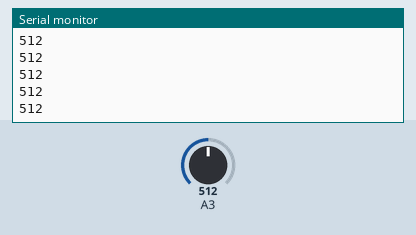
Bench run of a sketch on a simulated Arduino Uno, built with avr-gcc and run on an emulated ATmega328P. On the bench: the last lines printed to the serial monitor. The test bench sets the inputs (shaded band); at power-on: A3 = 512.

Above: at 0.8 s.
0.9 s: A3 set to 716
At 2.0 s:
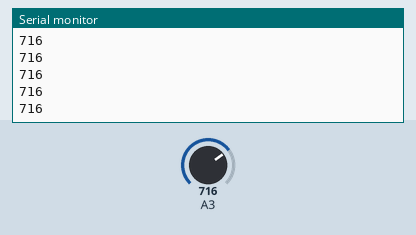
2.4 s: A3 set to 900
At 3.5 s:
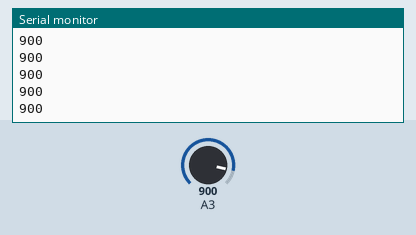
Timing chart, 0 to 5.4 s (numbered marks = the images above; inputs shaded):
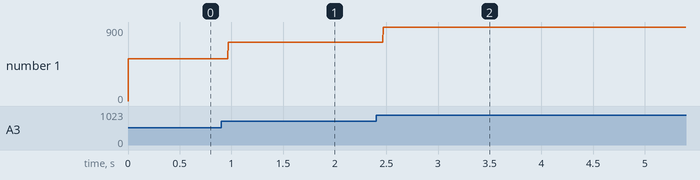

The sketch:

ADCReadingAutoTrigger.ino
```cpp
char*admux= (char*)0x7C;
char*adcsra= (char*)0x7A;
volatile unsigned char *adch= (unsigned char*)0x79;
volatile unsigned char *adcl= (unsigned char*)0x78;
int main()//To run on Arduino, just change this function to void setup()
{
*admux=0b01000011; //Set analog reference to AVCC and analog source to PC3.
*adcsra=0b11100111; //Enable ADC, start conversion, enable auto-triggering
// and set pre-scalerto 128
Serial.begin(9600);
while(1)
{
int lowbyte= (*adcl); //Capture low byte
int highbyte= (*adch); //Capture high byte
int value = (highbyte<<8) | lowbyte; //Merge high byte and low byte
Serial.println(value);
}
}
```

Measured:
- after the input at 0.9 s, the serial monitor: prints a new line after 0.07 s (image 1)
- after the input at 2.4 s, the serial monitor: prints a new line after 0.07 s (image 2)
- plotted number 1: 512 → 716 after the input at 0.9 s, 716 → 9 after the input at 2.4 s
